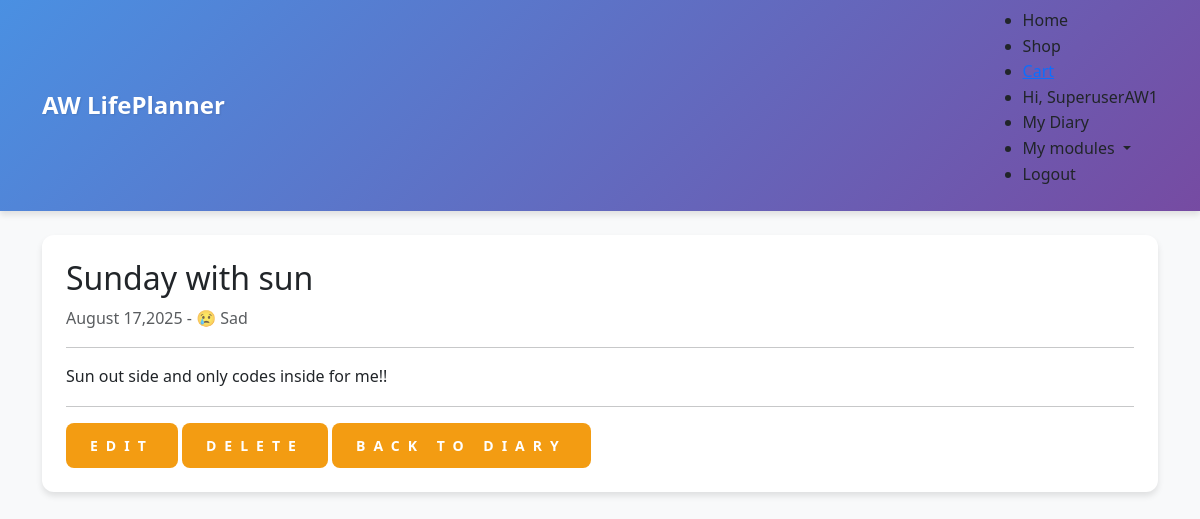
The app's page /diary/entry/3/ (signed in) with its own data.
### diary/models.py (models this page shows, shortened)
class DiaryEntry(models.Model):
    MOOD_CHOICES = [
        ('happy', '😊 Happy'),
        ('sad', '😢 Sad'),
        ('neutral', '😐 Neutral'),
        ('excited', '🤩 Excited'),
        ('anxious', '😰 Anxious'),
    ]
    user = models.ForeignKey(User, on_delete=models.CASCADE)
    date = models.DateField(default=timezone.now)
    title = models.CharField(max_length=200)
    content = models.CharField()
    mood = models.CharField(max_length=50, choices=MOOD_CHOICES,null=True, blank=True)
    created_at = models.DateTimeField(auto_now_add=True)
    update_at = models.DateTimeField(auto_now=True)
    class Meta:
        ordering =[
            '-date',
            '-created_at',
        ]

### diary/views.py (the view)
# urls.py: path('entry/<int:entry_id>/', views.view_entry, name='view_entry'),
@login_required
def view_entry(request, entry_id):
    entry = get_object_or_404(DiaryEntry, pk=entry_id)
    return render(request, 'diary/view_entry.html', {'entry': entry})

### diary/templates/diary/view_entry.html (shortened to what this page needs)
{% extends 'base.html' %}
{% block content %}
    <div class="row">
        <div class="col-md8 mx-auto">
            <div class="card">
                <div class="card-body">
                    <h2>{{ entry.title }}</h2>
                    <p class="text-muted">
                        {{ entry.date|date:"F d,Y" }}
                        {% if entry.mood %} - {{ entry.get_mood_display }}{% endif %}
                    </p>
                    <hr>
                    <p>{{ entry.content|linebreaks }}</p>
                    <hr>
                    <a href="{% url 'diary:edit_entry' entry.id %}" class="btn btn-secondary">
                        Edit
                    </a>
                    <a href="{% url 'diary:delete_entry' entry.id %}" class="btn btn-secondary">
                        Delete
                    </a>
                    <a href="{% url 'diary:diary_home' %}" class="btn btn-secondary">
                        Back to Diary
                    </a>
                </div>
            </div>
        </div>
    </div>
{% endblock %}

### templates/base.html (shortened to what this page needs)
{% load static %}
<!DOCTYPE html>
<html lang="en">
<head>
    <link href="https://cdn.jsdelivr.net/npm/bootstrap@5.3.0/dist/css/bootstrap.min.css" rel="stylesheet">
    <link rel="stylesheet" href="{% static 'css/main.css' %}">
</head>
<body>
    <nav class="navbar navbar-expand-lg navbar-light bg-ligth">
        <div class="container">
            <a href="/" class="navbar-brand">AW LifePlanner</a>
            <div class="collaps navbar-collapes" id="navbarNav" >
                <ul class="nabar-nav ms-auto">
                    <li class="nav-item">
                        <a href="/" class="nav-link">Home</a>
                    </li>
                    <li class="nav-item">
                        <a href="{% url 'shop:modules' %}" class="nav-link">Shop</a>
                    </li>
                    {% if user.is_authenticated %}
                        <li class="nav-item">
                            <a href="{% url 'shop:view_cart' %}">
                            </a>
                        </li>
                        <li class="nav-item">
                            <a href="#" class="nav-link">Hi, {{ user.username }}</a>
                        </li>
                        <li class="nav-item">
                            <a class="nav-link" href="{% url 'diary:diary_home' %}">My Diary</a>
                        </li>
                        {% if user.is_authenticated %}
                            {% if user.usermodule_set.exists %}
                                <li class="nav-item dropdown">
                                    <a href="#" id="modulesDropdown" role="button" class="nav-link dropdown-toggle" data-bs-toggle="dropdown">
                                        My modules
                                    </a>
                                </li>
                            {% endif %}
                        {% endif %}
                        <li class="nav-item">
                            <a href="{% url 'account_logout' %}" class="nav-link">Logout</a>
                        </li>
                    {% endif %}
                </ul>
            </div>
        </div>
    </nav>
    <main class="container my-4">
        {%  block content %}
        {% endblock %}
    </main>
</body>
</html>

### static/css/main.css (style rules this page uses)
:root { --primary-color: #4a90e2; --secondary-color: #f39c12; --success-color: #27ae60; --danger-color: #e74c3c; --warning-color: #f1c40f; --info-color: #3498db; --light-color: #ecf0f1; --dark-color: #2c3e50; --gradient-primary: linear-gradient(135deg, var(--primary-color) 0%, #764ba2 100%); --gradient-success: linear-gradient(135deg, var(--success-color) 0%, #20c997 100%); --gradient-danger: linear-gradient(135deg, var(--danger-color) 0%, #fd7e14 100%); --shadow-soft: 0 4px 6px rgba(0, 0, 0, 0.1); --shadow-hover: 0 8px 15px rgba(0, 0, 0, 0.15); --border-radius: 0.75rem; --transition: all 0.3s ease; }
body { font-family: segoe UI, Tahoma, Geneva, Verdana, sans-seif; background-color: #f8f9fa; line-height: 1.6; }
.navbar { box-shadow: var(--shadow-soft); background: var(--gradient-primary) !important; }
.navbar-brand { font-weight: bold; color: white !important; font-size: 1.5rem; text-shadow: 1px 1px 2px rgba(0, 0, 0, 0.1); }
.card { border: none; box-shadow: var(--shadow-soft); transition: var(--transition); margin-bottom: 1.5rem; border-radius: var(--border-radius); overflow: hidden; }
.card-body { padding: 1.5rem; }
.btn { border-radius: 0.5rem; font-weight: 600; padding: 0.75rem 1.5rem; transition: var(--transition); text-transform: uppercase; letter-spacing: 0.5rem; font-size: 0.875rem; }
.btn-secondary { background: var(--secondary-color); border: none; }

### records on screen
DiaryEntry: title "Sunday with sun", date "August 17,2025", mood "😢 Sad", content "Sun out side and only codes inside for me!!"

### other values on screen
{{ user.username }} "SuperuserAW1"
